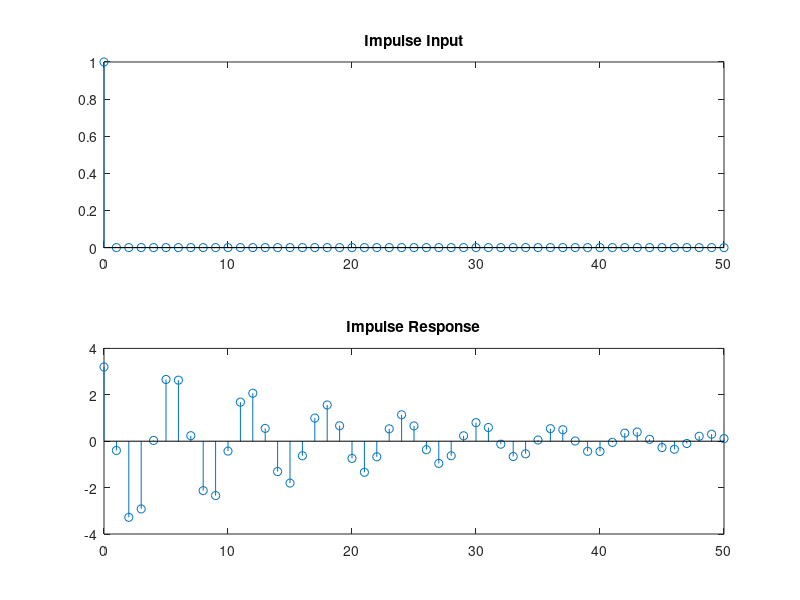
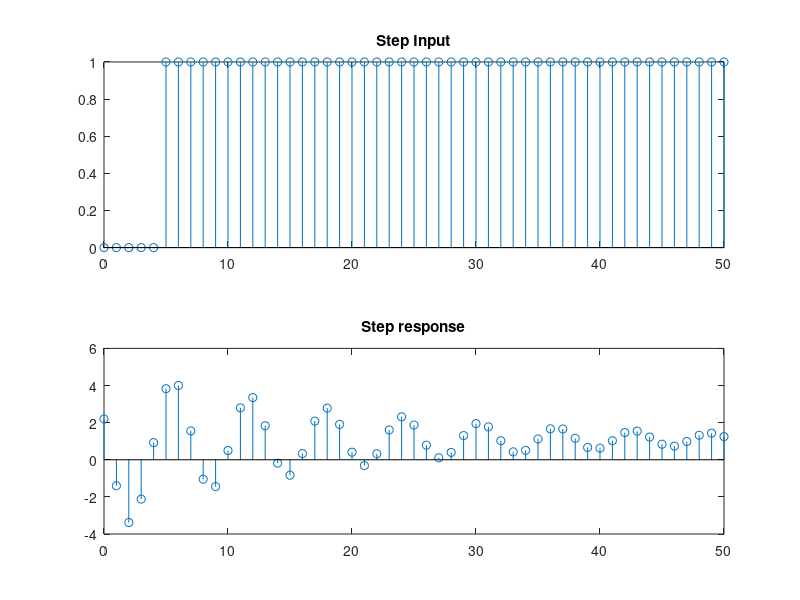
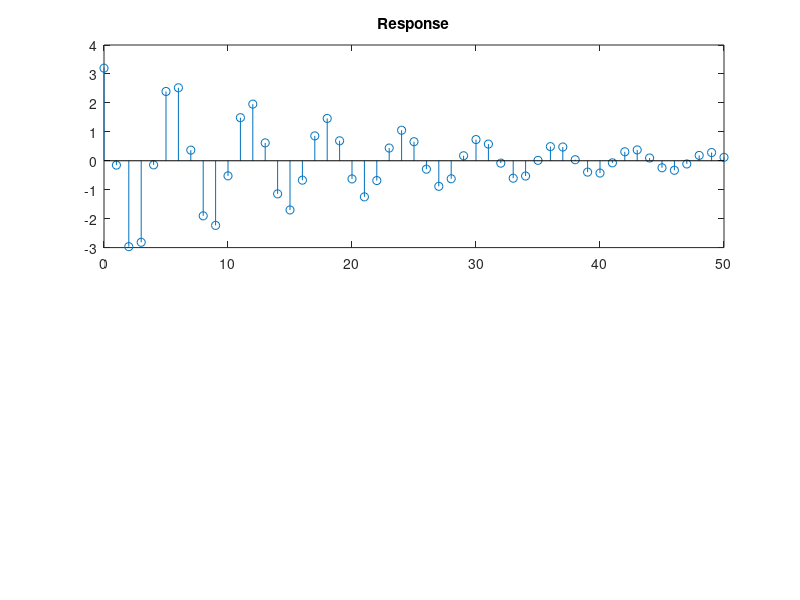

Write MATLAB code to recreate these figures, in order.
b=1;
a=[1 -1 .9];
n=0:50;
y=[4,2];
z=filtic(b,a,y);
delta=(n==0);
h=filter(b,a,delta,z);
figure (1)
subplot(211);
stem(n,delta);
title('Impulse Input');
subplot(212)
stem(n,h);
title('Impulse Response');
step=(n>=5);
s=filter(b,a,step,z);
figure(2)
subplot(211);
stem(n,step);
title('Step Input');
subplot(212)
stem(n,s);
title('Step response');
x=.25.^n;
y=filter(b,a,x,z);
figure(3)
subplot(211);
stem(n,x);
title('Expo input');
subplot(211);
stem(n,y);
title('Response');